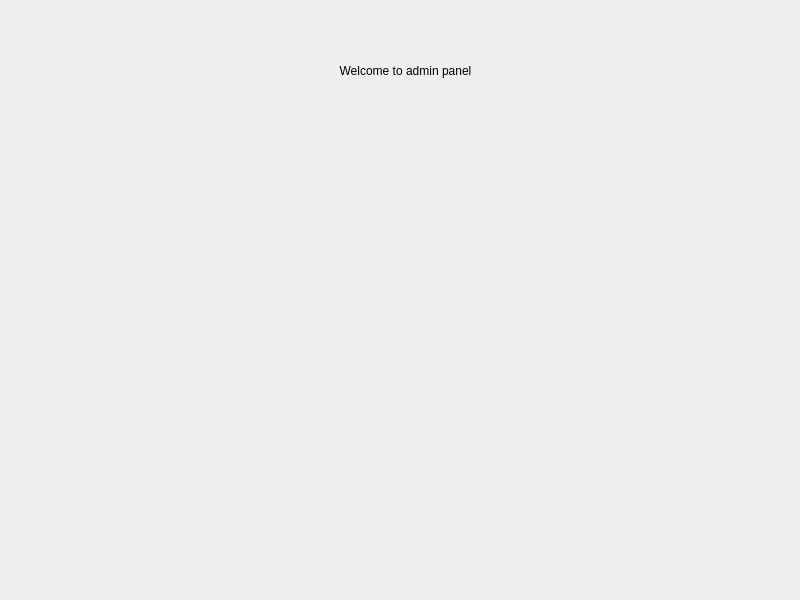
<?xml version="1.0" encoding="UTF-8"?>
<ui version="4.0">
 <class>Form</class>
 <widget class="QWidget" name="Form">
  <property name="geometry">
   <rect>
    <x>0</x>
    <y>0</y>
    <width>800</width>
    <height>600</height>
   </rect>
  </property>
  <property name="windowTitle">
   <string>Form</string>
  </property>
  <widget class="QLabel" name="label">
   <property name="geometry">
    <rect>
     <x>210</x>
     <y>40</y>
     <width>391</width>
     <height>61</height>
    </rect>
   </property>
   <property name="styleSheet">
    <string notr="true">font: 75 18pt &quot;MS Shell Dlg 2&quot;;</string>
   </property>
   <property name="text">
    <string>Welcome to admin panel</string>
   </property>
   <property name="alignment">
    <set>Qt::AlignCenter</set>
   </property>
  </widget>
 </widget>
 <resources/>
 <connections/>
</ui>
